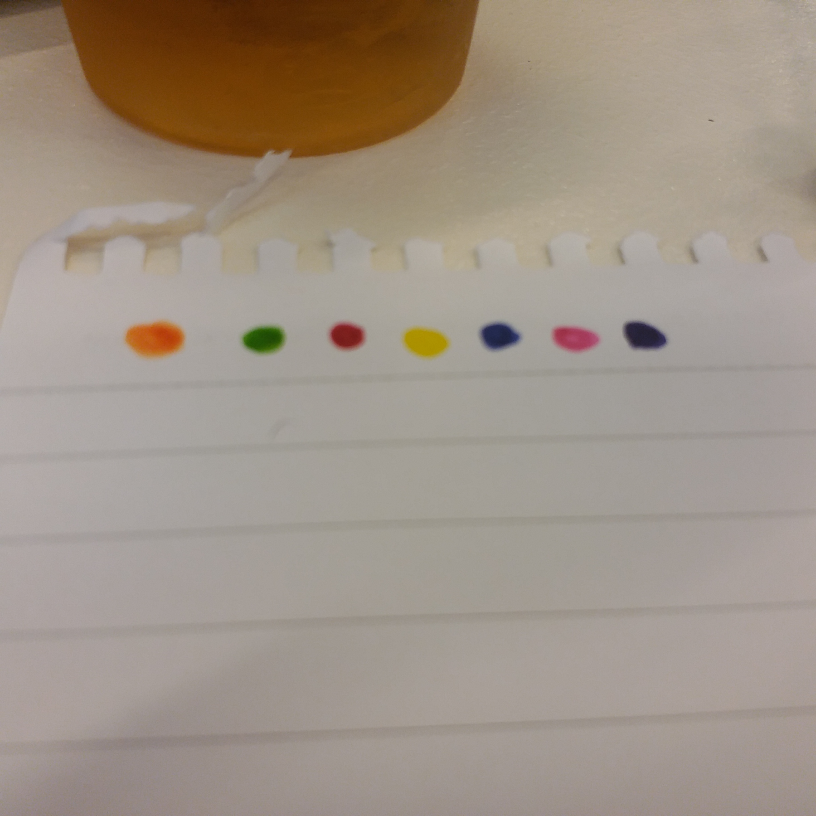
#> input picture image_proc/robovangoch/colors.jpg, 2448 x 2448 px (shown at 1/3 size)
$ python image_to_intructions.py robovangoch/colors.jpg robovangoch/death.jpg   (Python 2 division)   (older library calls are emulated)
#> lines starting #> are read from the running program, lines starting #| are printed output that depends on the picture
#| Reading  robovangoch/colors.jpg (2448, 2448, 3)
#| (2448, 2448, 3)
#definitions

debug = False
debug_graph = True

colorspace = [[0.847,0,0],
              [0.973,0.681,0],
              [0.439,0.408,0]]
black = [1,1,1]
rpm_high = 60
rpm_low = 10
dist_to_angle = 1

color_offsets = [[0,0],
                 [0,0],
                 [0,0]];

#imports

import numpy as np
import scipy.ndimage
from scipy.misc import imread
from itertools import product
import cv2
from tsp_solver.greedy import solve_tsp
from skimage import transform as tf


if debug or debug_graph:
    import pylab as plt

#code
colorspace.append(black)
colorspace = np.array(colorspace)


#input: RGB image
def seperate_colors(img):
    pile = []
    for color in colorspace:
        color_norm = np.linalg.norm(color)
        dist_map = (img * color).sum(axis=2)/(np.sqrt((img**2).sum(axis=2)) * color_norm+10e-8)
        pile.append(dist_map)
        if debug_graph:
            plt.figure()
            plt.title("projection on color %s" % str(color))
            plt.imshow(dist_map, cmap=plt.cm.gray, vmin=0, vmax=1)
            plt.colorbar()
#> this loop made 4 passes
#> pass 2, in seperate_colors, `dist_map = (img * color).sum(axis=2)/(np.sqrt((img**2).sum(axis=2)) * ..`:
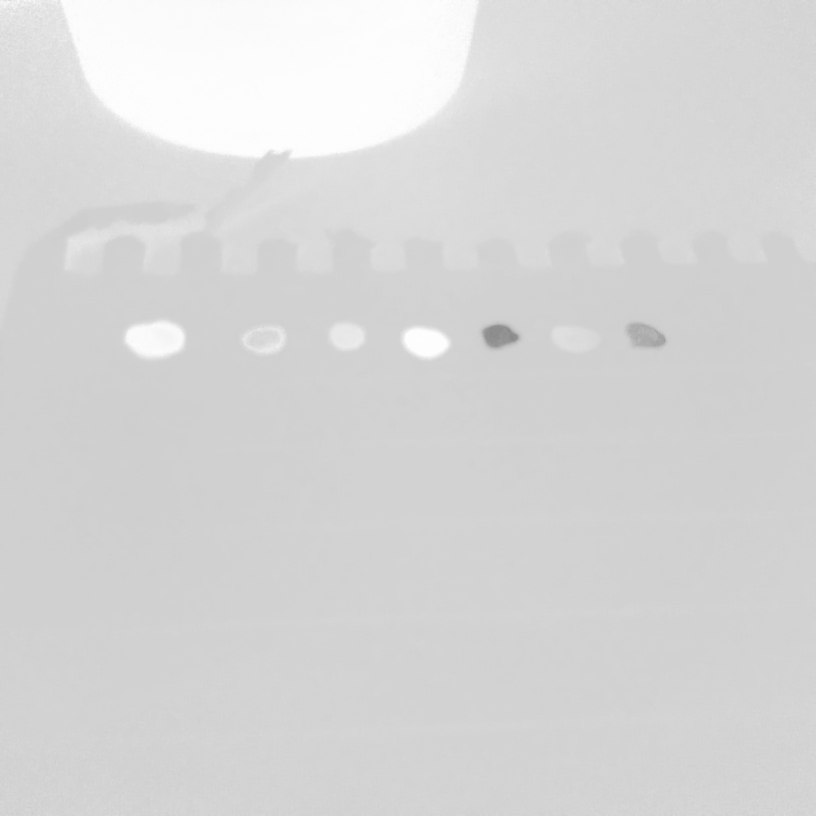
#> dist_map: shape (2448, 2448) float64 (shown at 1/3 size); min 0.481, max 0.999, mean 0.844
#> after the loop, pile = 4 items

    pile = np.dstack(pile)
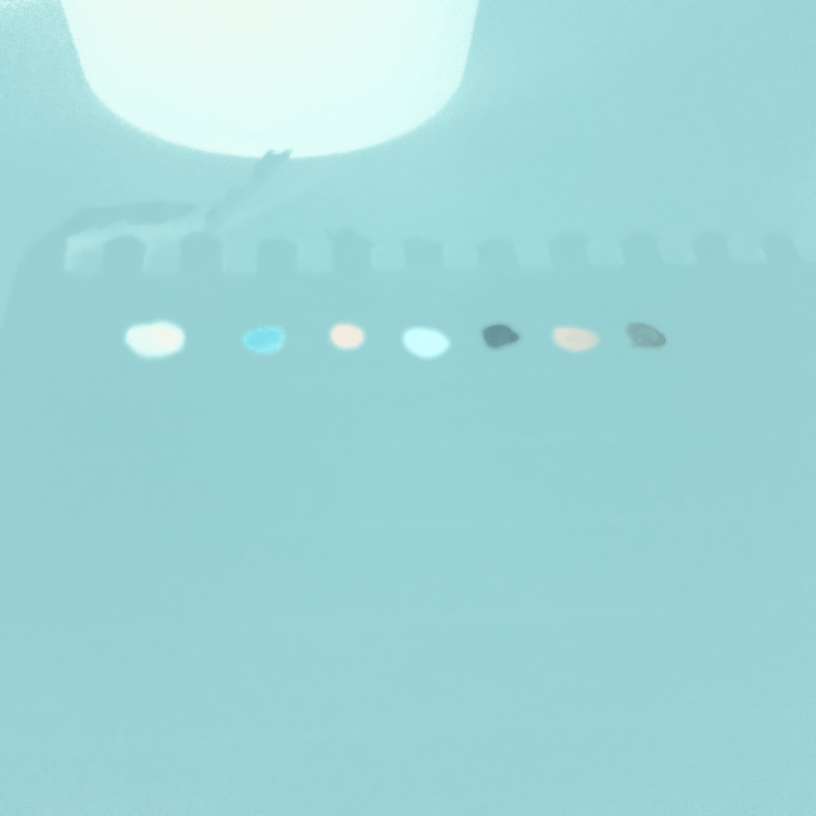
#> pile: shape (2448, 2448, 4) float64 (shown at 1/3 size); mean of channels 0, 1, 2, 3 0.632, 0.844, 0.85, 0.983; transparent parts drawn white
    ishape = np.argmax(pile,axis=2)
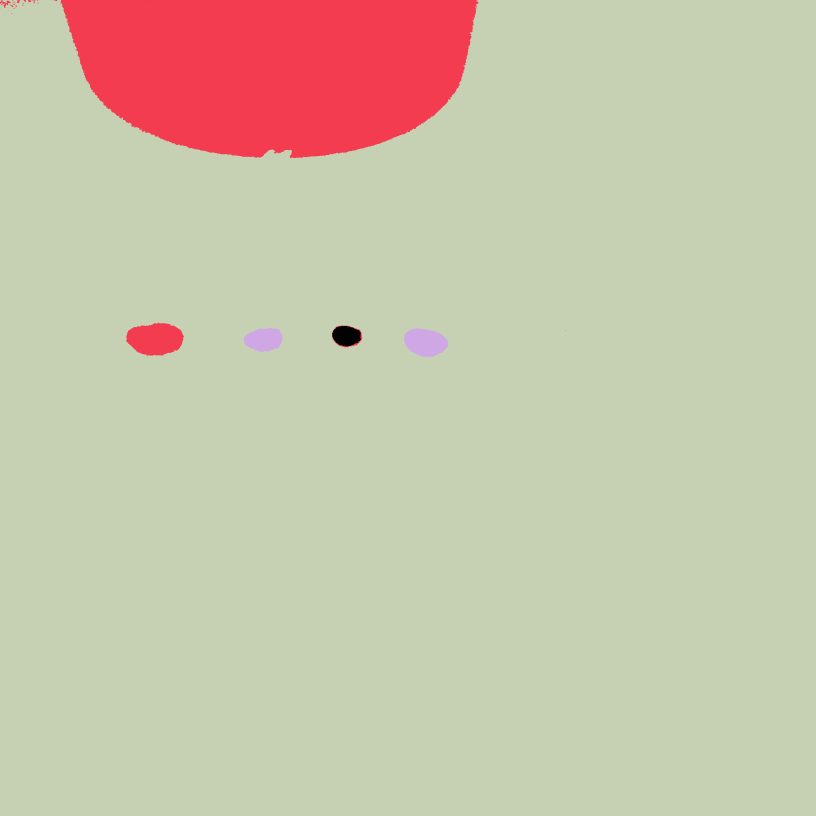
#> ishape: shape (2448, 2448) int64 (shown at 1/3 size); 4 distinct labels, from 0 to 3; one colour per label, 0 black
    if debug_graph:
        plt.figure()
        plt.title("max on all layers")
        plt.imshow(ishape)
        plt.colorbar()
    return ishape

kernel = cv2.getStructuringElement(cv2.MORPH_RECT,(3,3))

def find_edges(img):
    global kernel
    img = (img*255).astype('uint8')
    edges = cv2.Canny(img,100,200)
    dilation = cv2.dilate(edges,kernel,iterations = 1)
    if dilation.mean()  < 128:
        dilation = 255-dilation
    erosion = cv2.erode(dilation, kernel,iterations=1)
    return dilation


#input: black image
def generage_path(img):
    def node_id(pt):
        return pt[0]+pt[1]*img.shape[0]
    def pt_from_id(nid):
        return (nid % img.shape[0], nid/img.shape[0] )
    nodes = []
    pts = product(range(img.shape[0]),range(img.shape[1]))
    for pt in pts:
        if img[pt[0],pt[1]]>0.5:
            nodes.append(node_id(pt))

    pts = []
    z = np.zeros((len(nodes),len(nodes)))

    for n_pair in product(range(len(nodes)),range(len(nodes))):
        if n_pair[0]<n_pair[1]:
            p1 = pt_from_id(nodes[n_pair[0]])
            p2 = pt_from_id(nodes[n_pair[1]])
            dist =(np.abs(p1[0]-p2[0]) + np.abs(p1[1]-p2[1]))**4
            z[n_pair[0],n_pair[1]]=dist**2
    path = solve_tsp(z.T)
    if debug:
        plt.figure()
        plt.title("connectivity graph")
        plt.imshow(z)

    dot_path = []
    for dot in path:
        dot_path.append(pt_from_id( nodes[dot]))
    dot_path = np.array(dot_path).T
    if debug_graph:
        if dot_path.shape[0] == 0:
            return dot_path
        plt.figure(6)
        plt.plot(dot_path[0],dot_path[1],".-")
    return dot_path

def path_to_instruction(path):
    path = np.array(path)
    print path.shape
    plan = []
    dists = []
    for i in range(path.shape[1]-1):
        p0 = path[:,i]
        p1 = path[:,i+1]
        dx = p0[0]-p1[0]
        dy = p0[1]-p1[1]
        dist = np.sqrt((dx)**2 + (dy)**2)
        dists.append(dist)
        rpm = rpm_low
        if dist>2:
            rpm = rpm_low
        plan.append([dx*dist_to_angle, dy*dist_to_angle,rpm])
    return plan

if __name__ ==  "__main__":
    import sys
    image_name = sys.argv[1]
    switch =  False
    if len(sys.argv)>2:
        if sys.argv[2] == "s":
            switch = True
    img = imread(image_name).astype("float32")/255
    if debug_graph:
        plt.figure()
        plt.imshow(img)
        plt.colorbar()
        plt.title("Original image")

    scale = 10
    if switch:
        img = 1-img;
        print "Switching.."

    # [5 lines of commented-out code are left out]


    print "Reading ", image_name, img.shape

    if debug_graph:
        plt.figure()
        plt.imshow(img)
        plt.colorbar()
        plt.title("Original image")
    print img.shape
    layers = seperate_colors(img)
    plt.show()
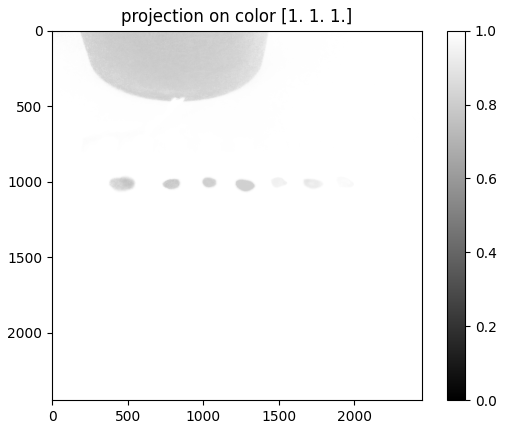
#> figure drawn by matplotlib, 2 panels
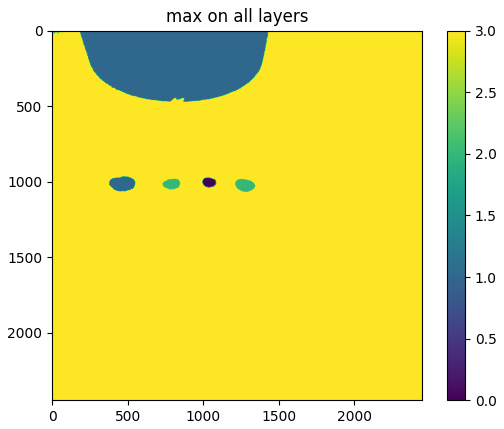
#> figure drawn by matplotlib, 2 panels
    print layers.shape
#| (2448, 2448)
    for layer_idx in range(layers.max()):
        layer_img = layers==layer_idx
        layer_img = layer_img.astype("float32")
        if debug:
            plt.figure()
            plt.title("LAYER image %d" %  layer_idx)
            plt.imshow(layer_img, cmap=plt.cm.gray)
            print layer_img
            plt.colorbar()
        layer_img = tf.resize(layer_img, (layer_img.shape[0]/scale, layer_img.shape[1]/scale), order=0) # order=0, Nearest-neighbor interpolation
#> (the run stopped early here; a loop or call above may not have finished)

$ run again, on image_proc/robovangoch/example.jpg
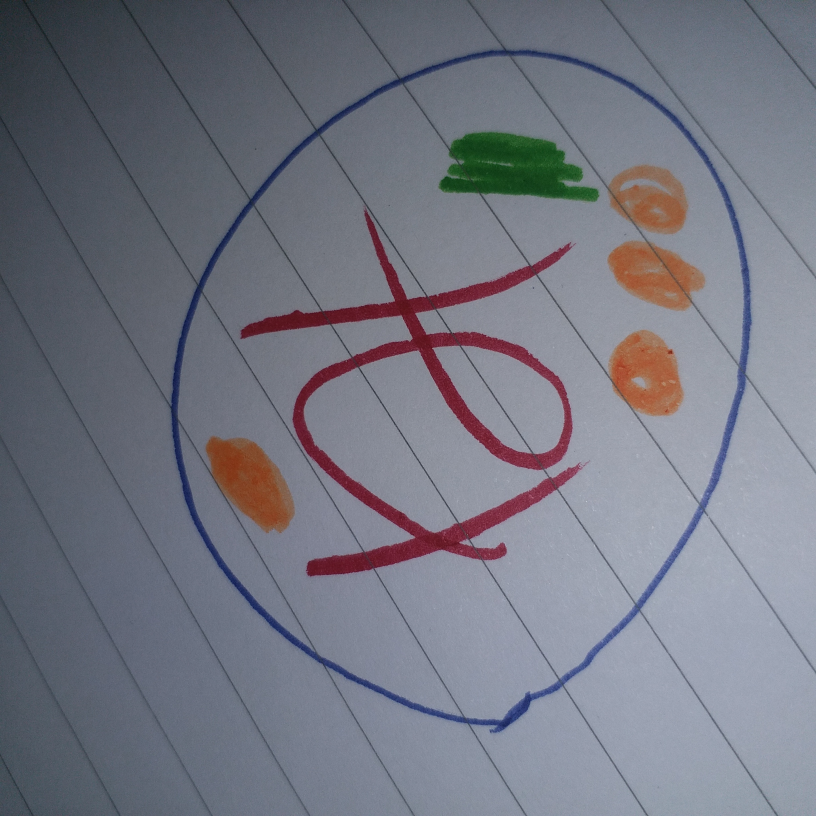
#> input picture image_proc/robovangoch/example.jpg, 2448 x 2448 px (shown at 1/3 size)
#| Reading  robovangoch/example.jpg (2448, 2448, 3)
#| (2448, 2448, 3)
#> after the loop in seperate_colors, `for color in colorspace:`: pile = 4 items
#> in seperate_colors, `ishape = np.argmax(pile,axis=2)`:
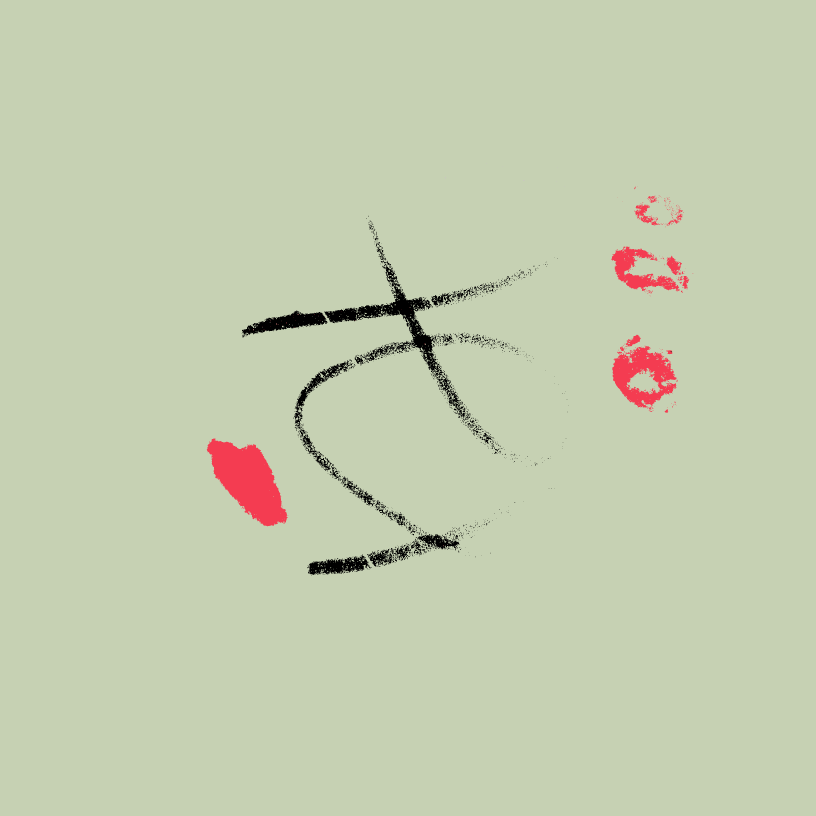
#> ishape: shape (2448, 2448) int64 (shown at 1/3 size); 4 distinct labels, from 0 to 3; one colour per label, 0 black
#| (2448, 2448)

$ run again, on image_proc/robovangoch/example2.jpg
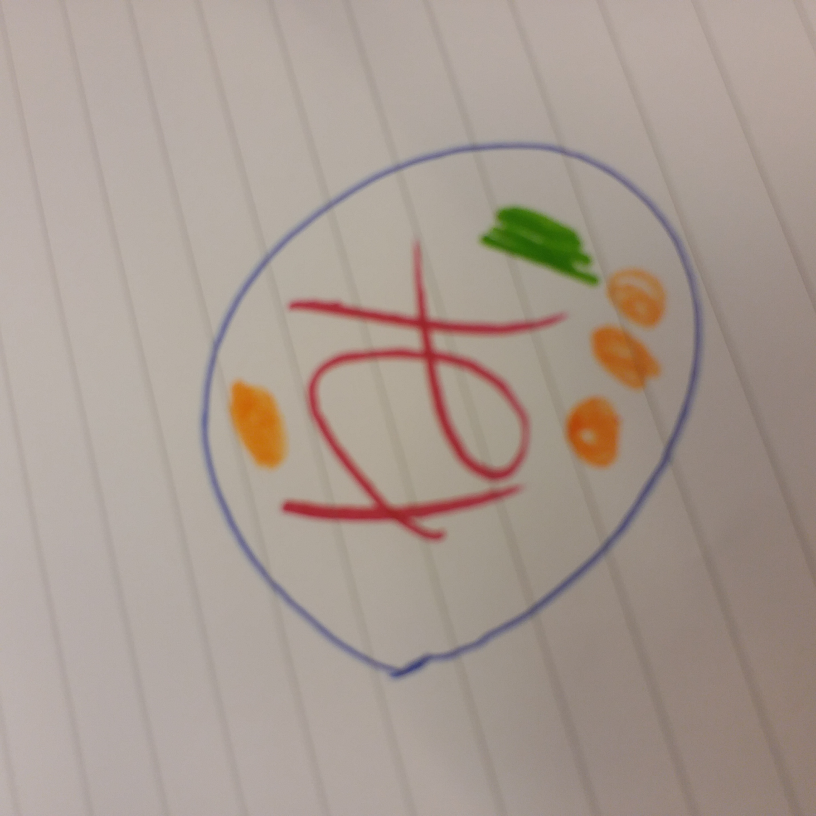
#> input picture image_proc/robovangoch/example2.jpg, 2448 x 2448 px (shown at 1/3 size)
#| Reading  robovangoch/example2.jpg (2448, 2448, 3)
#| (2448, 2448, 3)
#> after the loop in seperate_colors, `for color in colorspace:`: pile = 4 items
#> in seperate_colors, `ishape = np.argmax(pile,axis=2)`:
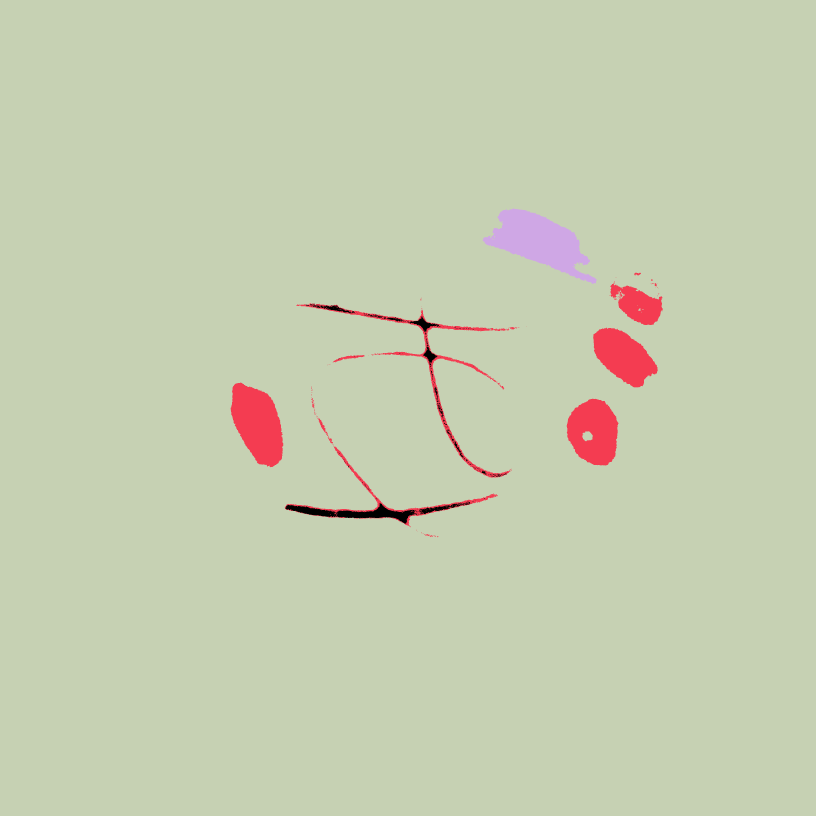
#> ishape: shape (2448, 2448) int64 (shown at 1/3 size); 4 distinct labels, from 0 to 3; one colour per label, 0 black
#| (2448, 2448)
